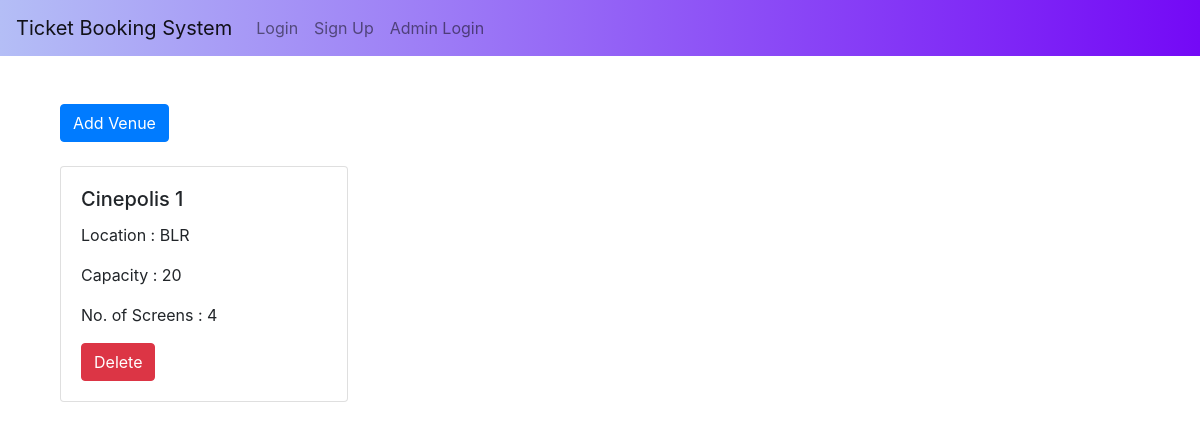
The app's page /venue/, older data.
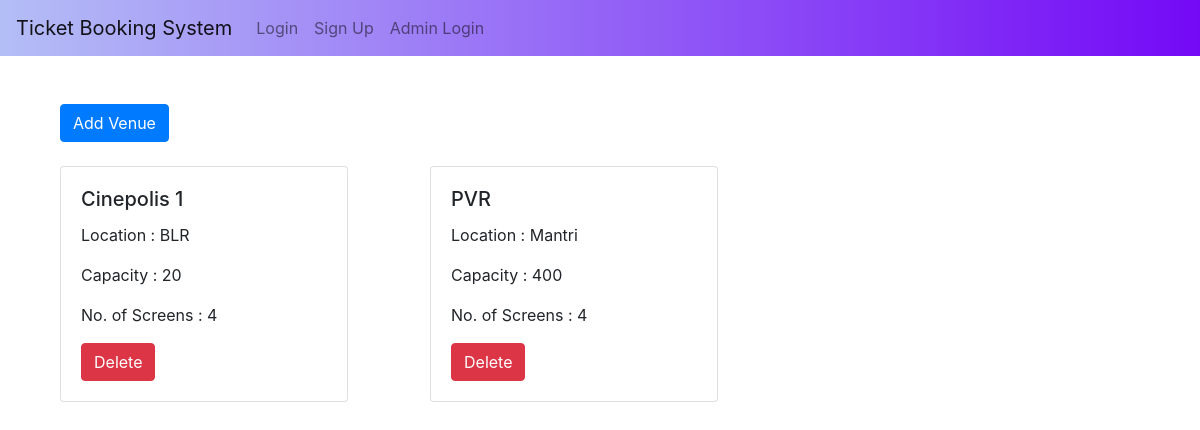
The same page, newer data.
### venue/models.py (models this page shows)
class Venue(db.Model):
    id = db.Column(db.Integer, primary_key=True)
    name = db.Column(db.String, nullable=False)
    place = db.Column(db.String, nullable=True)
    capacity = db.Column(db.Integer, nullable=True)
    screens = db.Column(db.Integer, nullable=False)
    show = db.relationship("Show", cascade="all, delete", backref="show_venue")

### venue/views.py (the view)
@venue.route("/", methods=["GET"])
def venues():
    if request.method == "GET":
        venues = Venue.query.all()
        return render_template("venue.html", venues=venues, user=current_user)

### website/templates/venue.html
{% extends "base.html" %} {% block title %}Login{% endblock %} {% block content%}
<div class="container mt-4">
  <a href="http://localhost:5000/venue/create" class="btn btn-primary bton-outline-primary mb-4 mt-4">Add Venue</a>
  <div class="row">
    {% for venue in venues %}
    <div class="col-4">
      <div class="card" style="width: 18rem;">
        <div class="card-body">
          <h5 class="card-title">{{venue.name}}</h5>
          <p class="card-text">Location : {{venue.place}}</p>
          <p class="card-text">Capacity : {{venue.capacity}}</p>
          <p class="card-text">No. of Screens : {{venue.screens}}</p>
          <span>
            <a href="/venue/delete/{{venue.id}}" class="btn btn-danger">Delete</a>
          </span>
        </div>
      </div>
    </div>
    {% endfor %}
  </div>
</div>
{% endblock %}

### website/templates/base.html (shortened to what this page needs)
<!DOCTYPE html>
<html>
<head>
    <link rel="stylesheet" href="https://stackpath.bootstrapcdn.com/bootstrap/4.4.1/css/bootstrap.min.css"
 />
    <link rel="stylesheet" href="https://stackpath.bootstrapcdn.com/font-awesome/4.7.0/css/font-awesome.min.css"
 />
</head>
<body>
    <nav class="navbar navbar-expand-lg navbar-light bg-light"
        style="background: linear-gradient(to right, #b4bef6, #7409f6);">
        <a class="navbar-brand" href="#">Ticket Booking System</a>
        <div class="collapse navbar-collapse" id="navbarSupportedContent">
            <ul class="navbar-nav mr-auto">
                {% if user.is_authenticated %}
                <li class="nav-item">
                    <a class="nav-link" id="home" href="/">Home</a>
                </li>
                <li class="nav-item">
                    <a class="nav-link" id="logout" href="http://localhost:5000/auth/logout">Logout</a>
                </li>
                <li class="nav-item">
                    <a class="nav-link" id="myTickets" href="/ticket/myTickets">My Tickets</a>
                </li>
                {% if current_user.is_admin %}
                <li class="nav-item">
                    <a class="nav-link" id="venue" href="http://localhost:5000/venue">Venue</a>
                </li>
                <li class="nav-item">
                    <a class="nav-link" id="show" href="http://localhost:5000/show">Show</a>
                </li>
                {% endif %}
                {% else %}
                <li class="nav-item">
                    <a class="nav-item nav-link" id="login" href="http://localhost:5000/auth/login">Login</a>
                </li>
                <li class="nav-item">
                    <a class="nav-item nav-link" id="signUp" href="http://localhost:5000/auth/signup">Sign Up</a>
                </li>
                <li class="nav-item">
                    <a class="nav-item nav-link" id="login" href="http://localhost:5000/auth/admin/login">Admin
                        Login</a>
                </li>
                {% endif %}
            </ul>
        </div>
    </nav>
    <div class="container">{% block content %} {% endblock %}</div>
</body>
</html>

Row changes from the older to the newer data that the page shows:
added Venue: name "PVR", place "Mantri", capacity "400", screens "4"
